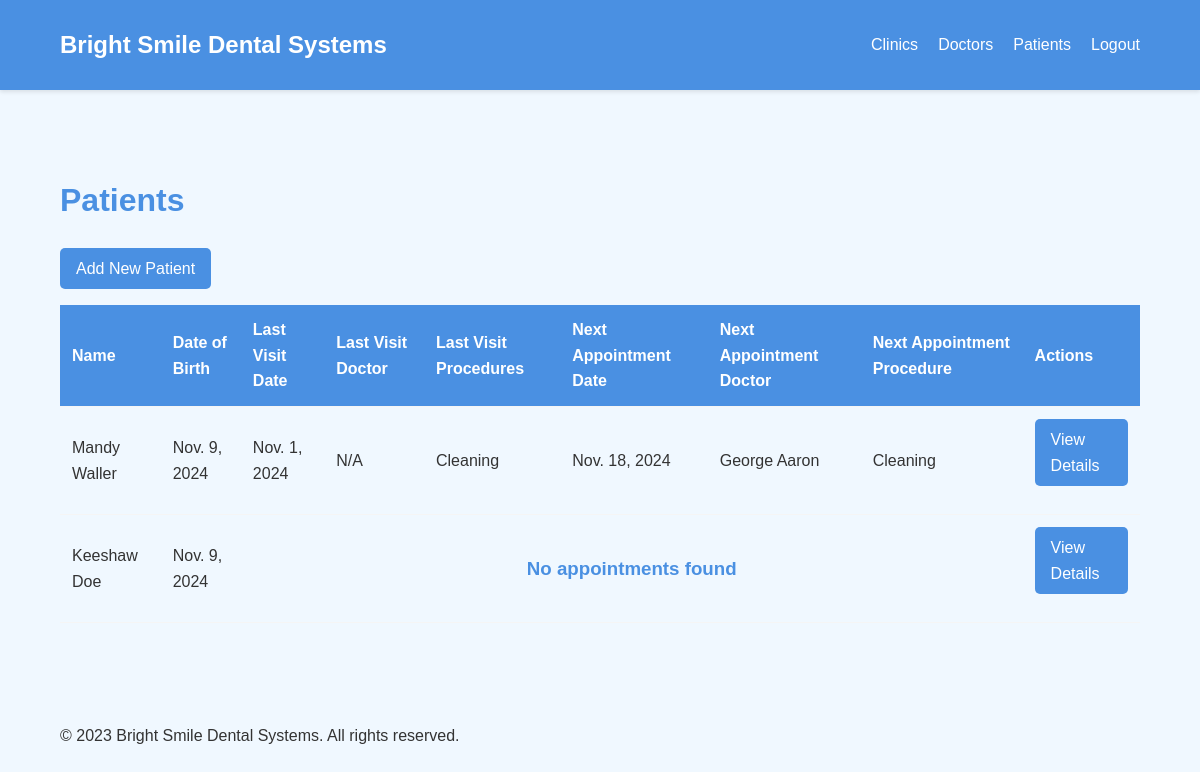
The app's page /patients/list/ (signed in), older data.
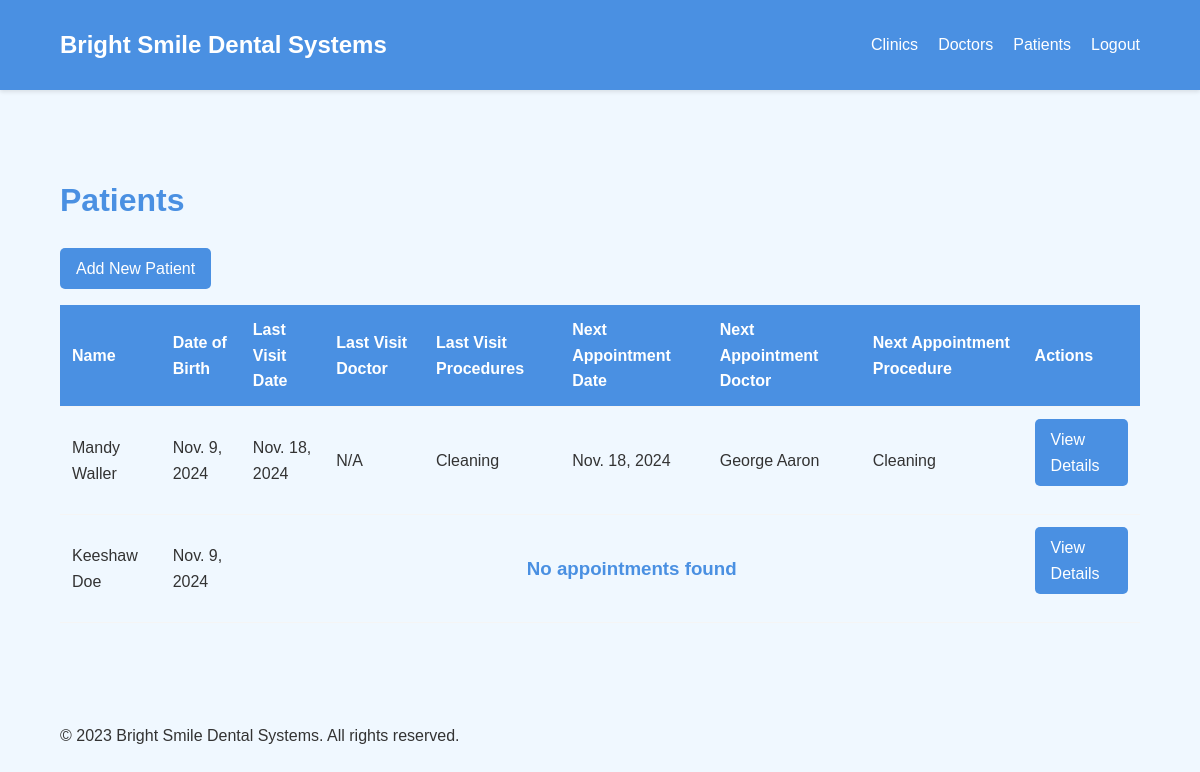
The same page, newer data.
### patients/models.py (models this page shows, shortened)
class Appointment(models.Model):
    patient = models.ForeignKey(Patient, on_delete=models.SET_NULL, null=True, related_name="patient_appointment")
    last_visit_date = models.DateField()
    last_visit_time = models.TimeField()
    last_visit_doctor = models.ForeignKey(Doctor, on_delete=models.SET_NULL, null=True, related_name="doctor_last_appointment")
    last_visit_procedures = models.ManyToManyField(Procedure, blank=True, related_name="past_patient_procedures")
    next_appointment = models.BooleanField(default=False)
    next_appointment_date = models.DateField()
    next_appointment_time = models.TimeField()
    next_appointment_doctor = models.ForeignKey(Doctor, on_delete=models.SET_NULL, null=True, related_name="doctor_next_appointment")
    next_appointment_procedure  = models.ForeignKey(Procedure, on_delete=models.DO_NOTHING, related_name="patient_current_procedure")

### doctors/models.py (models this page shows, shortened)
class Procedure(models.Model):
    name = models.CharField(max_length=200)
    def __str__(self):
        return self.name

class Doctor(models.Model):
    npi = models.IntegerField()
    name = models.CharField(max_length=200)
    email = models.EmailField(default="brightsmile@gmail.com")
    phone_number = PhoneNumberField(max_length=14, default='+234')
    office_address = models.CharField(max_length=200)
    specialties = models.ManyToManyField(Procedure, blank=True)

### patients/views.py (the view)
# urls.py: path("list/", PatientListView.as_view(), name='list-patients'),
class PatientListView(LoginRequiredMixin, ListView):
    model = Patient
    context_object_name = 'patients'
    template_name = "patients_list.html"
    def get_queryset(self):
        return Patient.objects.prefetch_related('patient_appointment').all()

### patients/templatetags/patient_filters.py (called while the page is built)
@register.filter
def join_names(procedures):
    return ", ".join(procedure.name for procedure in procedures)

### patients/templates/patients_list.html (shortened to what this page needs)
{% extends 'base.html' %}
{% block content %}
{% load patient_filters %}
<h1 class="mb-4">Patients</h1>
<div class="row">
    <div class="col-md-12 mb-3">
        <a href="{% url 'patients_urls:add-patients' %}" class="btn btn-primary" style="margin-bottom: 1rem;">Add New Patient</a>
    </div>
</div>
<div class="table-responsive">
    <table class="table table-striped table-hover">
        <thead>
            <tr>
                <th>Name</th>
                <th>Date of Birth</th>
                <th>Last Visit Date</th>
                <th>Last Visit Doctor</th>
                <th>Last Visit Procedures</th>
                <th>Next Appointment Date</th>
                <th>Next Appointment Doctor</th>
                <th>Next Appointment Procedure</th>
                <th>Actions</th>
            </tr>
        </thead>
        <tbody>
            {% if patients %}
            {% for patient in patients %}
            <tr>
                <td>{{ patient.name }}</td>
                <td>{{ patient.d_o_b }}</td>
                {% for appointment in patient.patient_appointment.all %}
                <td>{{ appointment.last_visit_date|default:"N/A" }}</td>
                <td>{{ appointment.last_visit.doctorg.name|default:"N/A" }}</td>
                <td>{{ appointment.last_visit_procedures.all|join_names|default:"N/A" }}</td>
                <td>{{ appointment.next_appointment_date|default:"N/A" }}</td>
                <td>{{ appointment.next_appointment_doctor.name|default:"N/A" }}</td>
                <td>{{ appointment.next_appointment_procedure|default:"N/A" }}</td>
                {% empty %}
                <td colspan="6"><h3 style="text-align: center;">No appointments found</h3></td>
                {% endfor %}
                <td>
                    <a href="{% url 'patients_urls:detail-patients' patient.id %}" class="btn btn-sm btn-primary">View Details</a>
                </td>
            </tr>
            {% endfor %}
            {% else %}
            <tr>
                <td colspan="9"><h3 style="text-align: center;">No patients yet</h3></td>
            </tr>
            {% endif %}
        </tbody>
    </table>
</div>
{% endblock %}

Row changes from the older to the newer data that the page shows:
changed Appointment "Cleaning": last_visit_date "Nov. 1, 2024" → "Nov. 18, 2024"
